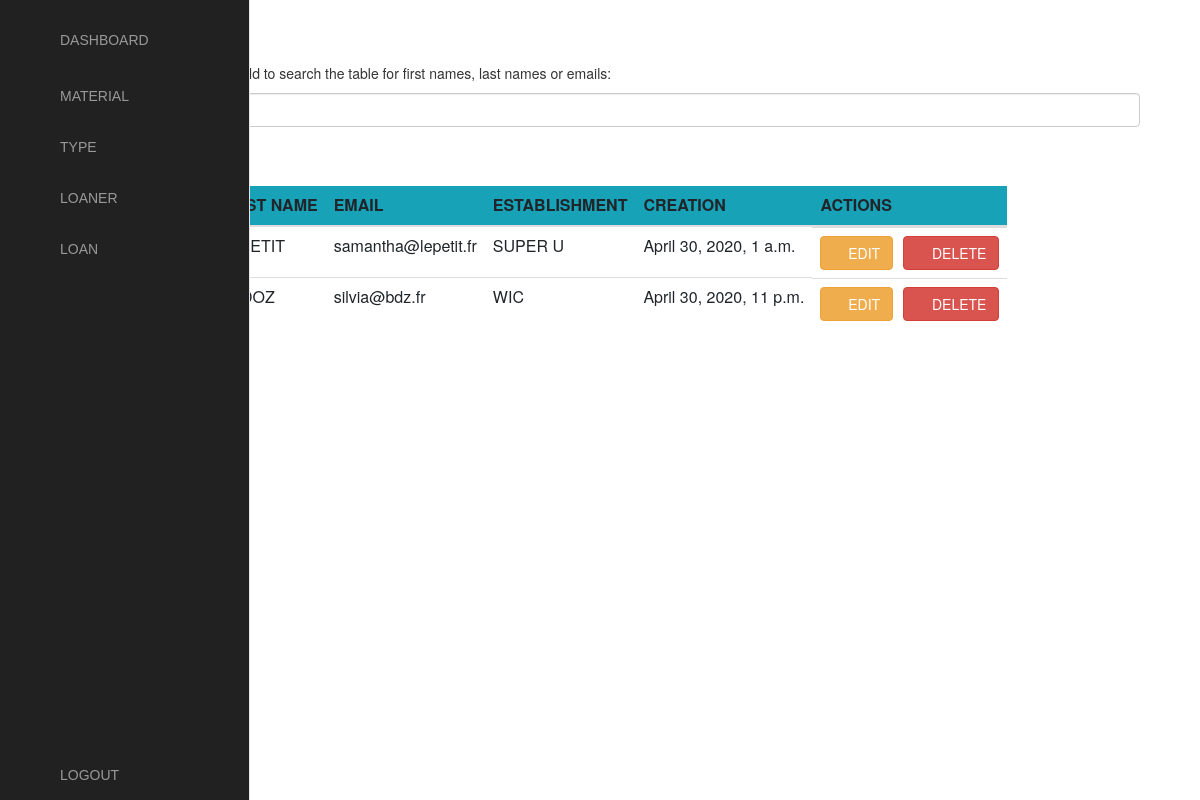
/LoanerView, run on an earlier commit of the app's database.
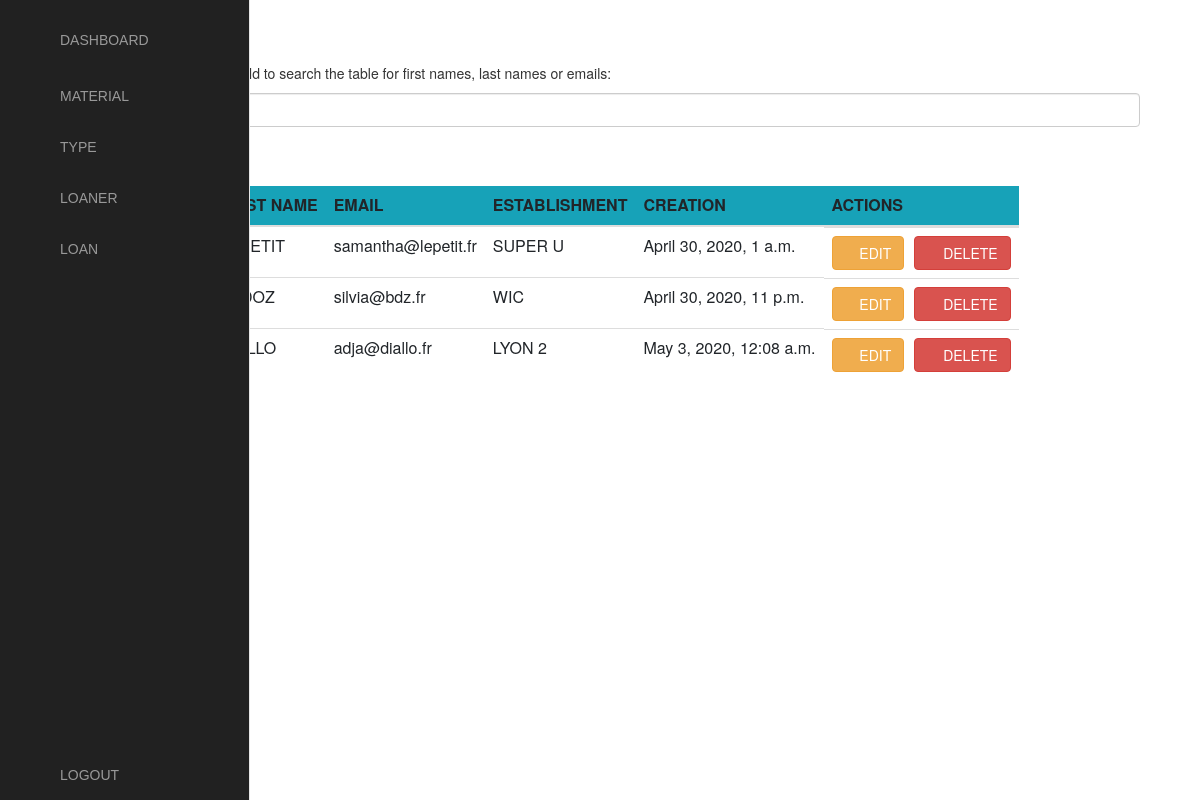
And on a later commit of the database.
### siteWeb/models.py (models this page shows, shortened)
class Loaner(models.Model):
    last_name = models.CharField(max_length=255)
    first_name = models.CharField(max_length=255)
    email = models.EmailField(max_length=255, unique=True)
    establishment = models.CharField(max_length=250)
    creation_date = models.DateTimeField(auto_now_add=True)

### siteWeb/crudAjaxLoanerViews.py (the view)
# urls.py: path('LoanerView', LoanerView.as_view(), name='LoanerView'),
class LoanerView(TemplateView):
    template_name = 'siteWeb/loaner/ajaxCrudLoaner.html'
    def get_context_data(self, **kwargs):
        context = super().get_context_data(**kwargs)
        context['loaners'] = Loaner.objects.all()
        return context

### siteWeb/templates/siteWeb/loaner/ajaxCrudLoaner.html (shortened to what this page needs)
{% include "siteWeb/includes/dashboard.html" %}
{% load static %}
{% block content %}
<head>
</head>
<div class="container-fluid">
    <div class="container">
        <div class="container-fluid">
             <h2>Loaner</h2>
            <p>Type something in the input field to search the table for first names, last names or emails:</p>
            <input class="form-control" id="myInput" type="text" placeholder="Search..">
            <br>
            <button class="btn btn-success add-form offset-12">
                <span> ADD LOANER</span>
            </button>
        </div>
        <div class="table-responsive table-body">
        <table id="loanerTable" class="table container-fluid table-responsive mt-2">
            <thead class="bg-info">
                <th>ID</th>
                <th>LAST NAME</th>
                <th>FIRST NAME</th>
                <th>EMAIL</th>
                <th>ESTABLISHMENT</th>
                <th>CREATION</th>
                <th>ACTIONS</th>
            </thead>
             <tbody id="myTable">
            {% for loaner in loaners %}
            <tr id="loaner-{{loaner.id}}">
                <td>{{loaner.id}}</td>
                <td class="loanerLast_name loanerData" name="last_name">{{loaner.last_name}}</td>
                <td class="loanerFirst_name loanerData" name="first_name">{{loaner.first_name}}</td>
                <td class="loanerEmail loanerData" name="email">{{loaner.email}}</td>
                <td class="loanerEstablishment loanerData" name="establishment">{{loaner.establishment}}</td>
                <td class="loanerCreation_date loanerData" name="creation_date">{{loaner.creation_date}}</td>
                <td class="d-flex">
                    <button class="btn btn-warning edit-form mr-2" onClick="editLoaner({{loaner.id}})">
                        <span><i class="far fa-edit"></i></span> EDIT
                    </button>
                    <button class="btn btn-danger ml-2" onClick="deleteLoaner({{loaner.id}})">
                        <span><i class="far fa-trash-alt mr-2"></i></span>DELETE
                    </button>
                </td>
            </tr>
            {% endfor %}
             </tbody>
           </table>
        </div>
    </div>
</div>
{% endblock %}

What changed in the data, as far as the page shows it:
added Loaner: email "adja@diallo.fr", establishment "LYON 2", creation_date "May 3, 2020, 12:08 a.m."
